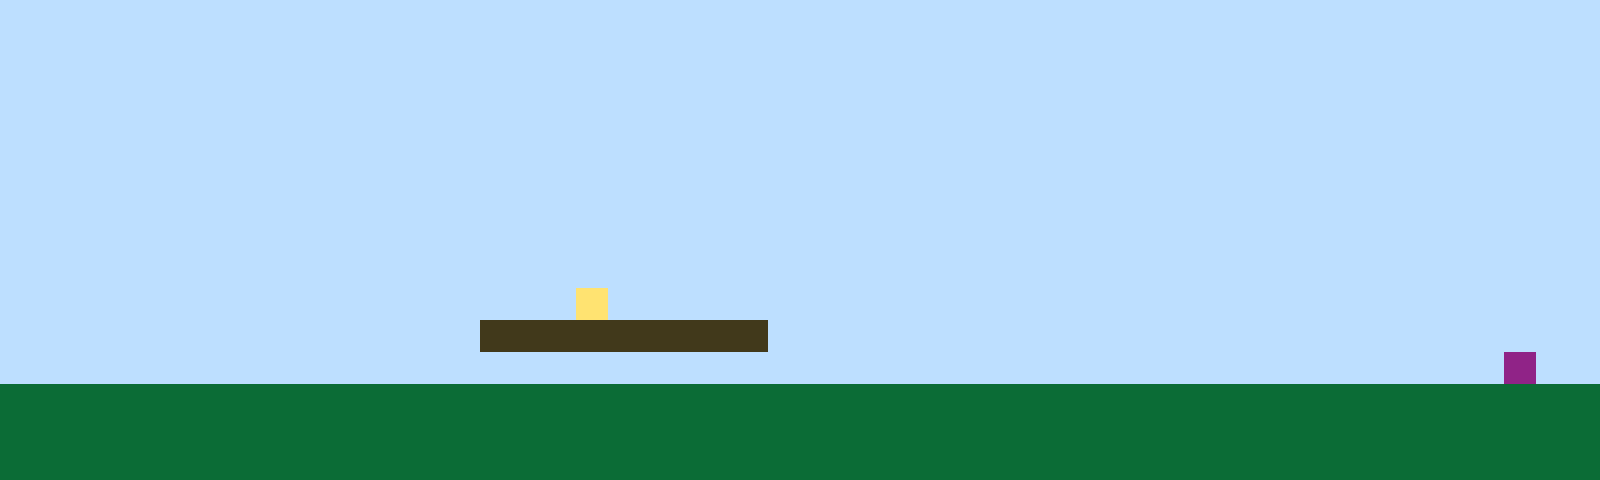

A level layout from a 2D game, rendered from its tile map. Below: a short description, then the map file with its tile-grid data intact:
An orthogonal 50x15 tile map with 32x32 px tiles, 1 tile layer (Tile Layer 1).

<map version="1.10" tiledversion="1.11.2" orientation="orthogonal" renderorder="right-up" width="50" height="15" tilewidth="32" tileheight="32" infinite="0" nextlayerid="2" nextobjectid="1"><editorsettings><export target="map1.csv" format="csv" /></editorsettings><tileset firstgid="1" name="sprites" tilewidth="32" tileheight="32" tilecount="6" columns="3"><image source="sprites.png" width="96" height="64" /></tileset><layer id="1" name="Tile Layer 1" width="50" height="15"><data encoding="csv">1,1,1,1,1,1,1,1,1,1,1,1,1,1,1,1,1,1,1,1,1,1,1,1,1,1,1,1,1,1,1,1,1,1,1,1,1,1,1,1,1,1,1,1,1,1,1,1,1,1,1,1,1,1,1,1,1,1,1,1,1,1,1,1,1,1,1,1,1,1,1,1,1,1,1,1,1,1,1,1,1,1,1,1,1,1,1,1,1,1,1,1,1,1,1,1,1,1,1,1,1,1,1,1,1,1,1,1,1,1,1,1,1,1,1,1,1,1,1,1,1,1,1,1,1,1,1,1,1,1,1,1,1,1,1,1,1,1,1,1,1,1,1,1,1,1,1,1,1,1,1,1,1,1,1,1,1,1,1,1,1,1,1,1,1,1,1,1,1,1,1,1,1,1,1,1,1,1,1,1,1,1,1,1,1,1,1,1,1,1,1,1,1,1,1,1,1,1,1,1,1,1,1,1,1,1,1,1,1,1,1,1,1,1,1,1,1,1,1,1,1,1,1,1,1,1,1,1,1,1,1,1,1,1,1,1,1,1,1,1,1,1,1,1,1,1,1,1,1,1,1,1,1,1,1,1,1,1,1,1,1,1,1,1,1,1,1,1,1,1,1,1,1,1,1,1,1,1,1,1,1,1,1,1,1,1,1,1,1,1,1,1,1,1,1,1,1,1,1,1,1,1,1,1,1,1,1,1,1,1,1,1,1,1,1,1,1,1,1,1,1,1,1,1,1,1,1,1,1,1,1,1,1,1,1,1,1,1,1,1,1,1,1,1,1,1,1,1,1,1,1,1,1,1,1,1,1,1,1,1,1,1,1,1,1,1,1,1,1,1,1,1,1,1,1,1,1,1,1,1,1,1,1,1,1,1,1,1,1,1,1,1,1,1,1,1,1,1,1,1,1,1,1,1,1,1,1,1,1,1,1,1,1,1,1,1,1,1,1,1,1,1,1,1,1,1,1,1,1,1,1,1,1,1,1,1,1,1,1,1,1,1,1,1,1,1,1,1,1,1,1,1,1,1,1,1,1,1,1,1,1,1,1,1,1,1,1,1,4,1,1,1,1,1,1,1,1,1,1,1,1,1,1,1,1,1,1,1,1,1,1,1,1,1,1,1,1,1,1,1,1,1,1,1,1,1,1,1,1,1,1,1,1,1,1,3,3,3,3,3,3,3,3,3,1,1,1,1,1,1,1,1,1,1,1,1,1,1,1,1,1,1,1,1,1,1,1,1,1,1,1,1,1,1,1,1,1,1,1,1,1,1,1,1,1,1,1,1,1,1,1,1,1,1,1,1,1,1,1,1,1,1,1,1,1,1,1,1,1,1,1,1,1,1,1,1,1,6,1,1,2,2,2,2,2,2,2,2,2,2,2,2,2,2,2,2,2,2,2,2,2,2,2,2,2,2,2,2,2,2,2,2,2,2,2,2,2,2,2,2,2,2,2,2,2,2,2,2,2,2,2,2,2,2,2,2,2,2,2,2,2,2,2,2,2,2,2,2,2,2,2,2,2,2,2,2,2,2,2,2,2,2,2,2,2,2,2,2,2,2,2,2,2,2,2,2,2,2,2,2,2,2,2,2,2,2,2,2,2,2,2,2,2,2,2,2,2,2,2,2,2,2,2,2,2,2,2,2,2,2,2,2,2,2,2,2,2,2,2,2,2,2,2,2,2,2,2,2,2,2</data></layer></map>
